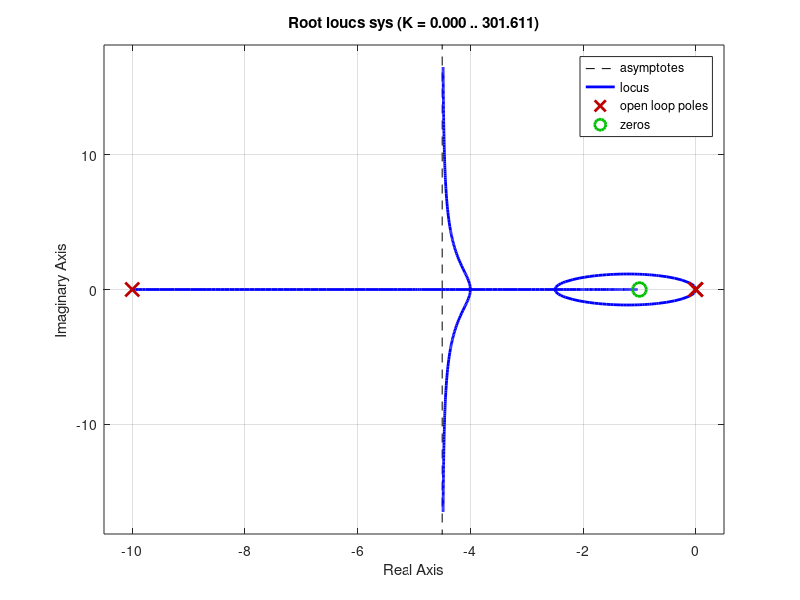
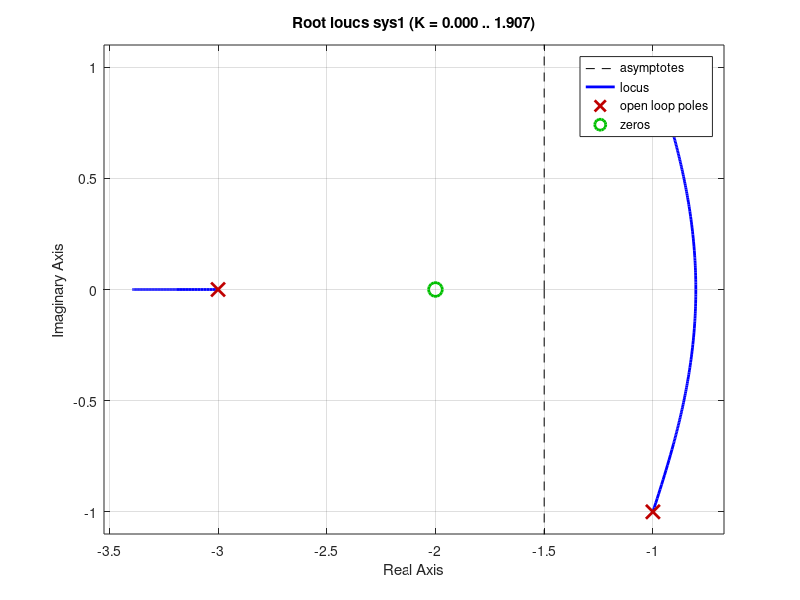
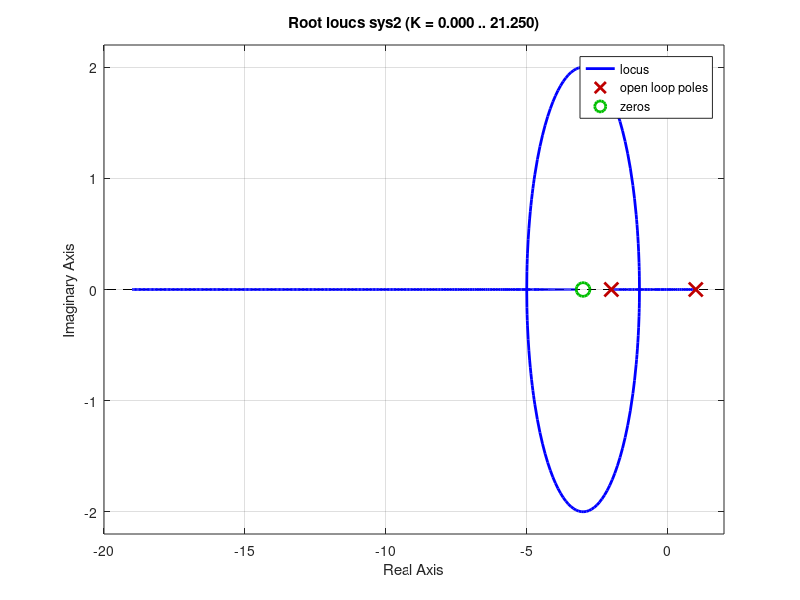

MATLAB code to generate these figures, in order:
clear all
clf

figure(1)
a=10;
sys=tf([1 1],[1 a 0 0])
rlocus(sys)

figure(2)
sys1=tf([-1 -2],[1 5 8 6])
rlocus(sys1)

figure(3)
sys2=tf([1 3],[1 1 -2])
rlocus(sys2)
K1=1;
num_K1=[2];
den_K1=[1 2 1];
K2=9;
num_K2=[2];
den_K2=[1 10 25];